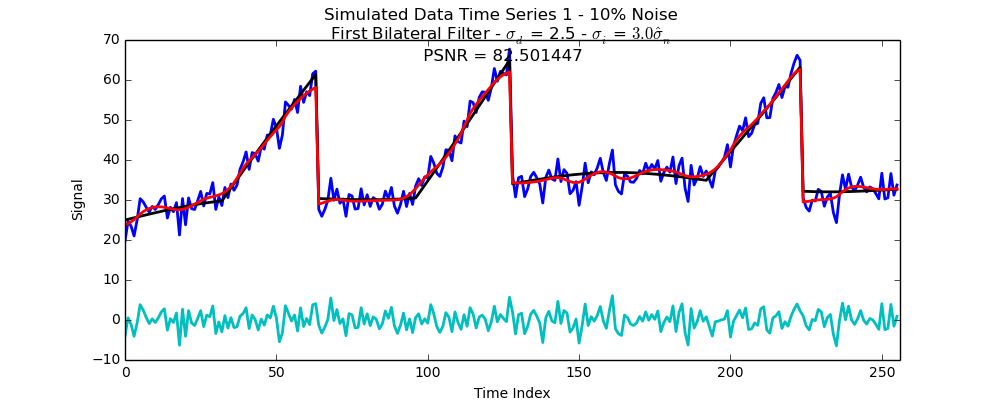

This figure's Python source:
import numpy as np
import random as rnd

# -------- Generate Synthetic Signal --------

def buildsignal(pernoise):

    DataLen = 256
    TrueData = np.zeros(DataLen)
    Data = np.zeros(DataLen)

    # ---- Set Parameters ----

    mu = 25.0
    amp1 = 10.0
    amp2 = 2.0
    per1 = 712.0
    per2 = 128.0
    jump = 12.0

    noisesig = (amp1 + amp2 + jump)*pernoise/100

    # ---- Build Signals ----

    for i in range(1*DataLen/8, 2*DataLen/8):
        TrueData[i] += i - 1*DataLen/8
        Data[i] += i - 1*DataLen/8

    for i in range(3*DataLen/8, 4*DataLen/8):
        TrueData[i] += i - 3*DataLen/8
        Data[i] += i - 3*DataLen/8

    for i in range(6*DataLen/8, 7*DataLen/8):
        TrueData[i] += i - 6*DataLen/8
        Data[i] += i - 6*DataLen/8

    for i in range(DataLen):
        TrueData[i] += mu + amp1*np.sin(i*2*np.pi/per1) + amp2*np.sin(i*2*np.pi/per2)
        Data[i] += mu + amp1*np.sin(i*2*np.pi/per1) + amp2*np.sin(i*2*np.pi/per2) + rnd.gauss(0, noisesig)

    return TrueData, Data


# -------- Bilateral Filter --------

# Define Gaussian Function

def gaussian(x, sigma):
    return 1/(np.sqrt(2*np.pi)*sigma)*np.exp(-np.power(x, 2.)/(2*np.power(sigma, 2.)))

# Define Variance Estimator

def varest(Data):
    DataLen = len(Data)

    varest = 0.0

    for i in range(1, DataLen - 1):
        varest += (0.5*Data[i - 1] - Data[i] + 0.5*Data[i + 1])**2.0

    varest *= 2.0/(3.0*(DataLen - 2))

    return varest


def BilateralFilter(Data, sigmadist, sigintfac):

    # ---- Set Up Gaussian Filter ----
    sigmaint = sigintfac*np.sqrt(varest(Data))

    DataLen = len(Data)

    # Build Gaussian Filter
    filtersize = 2*int(5*sigmadist) + 1
    filtersize = min(filtersize, DataLen - 1) # prevent overrun

    offset = (filtersize - 1)/2

    SpatialFilter = np.linspace( - offset, offset, filtersize)
    SpatialFilter = gaussian(SpatialFilter, sigmadist)
    SpatialFilter *= 1/np.sum(SpatialFilter) # Normalize


    # ---- Filter the Data ----

    # Set Up Output
    BilateralFilterData = np.zeros(DataLen)

    IntensityFilter = np.array([])

    # Left Hand Side
    for i in range(0, offset):
        # Update Intensity Filter
        IntensityFilter = Data[0 : i + offset + 1] - Data[i]
        IntensityFilter = gaussian(IntensityFilter, sigmaint)
        IntensityFilter = np.multiply(IntensityFilter, SpatialFilter[offset - i : filtersize])
        IntensityFilter *= 1/np.sum(IntensityFilter) # Normalize

        # Smooth Next Data Point
        BilateralFilterData[i] = np.dot(Data[0 : i + offset + 1], IntensityFilter)

    # Middle
    for i in range(offset, DataLen - offset):
        # Update Intensity Filter
        IntensityFilter = Data[i - offset : i + offset + 1] - Data[i]
        IntensityFilter = gaussian(IntensityFilter, sigmaint)
        IntensityFilter = np.multiply(IntensityFilter, SpatialFilter)
        IntensityFilter *= 1/np.sum(IntensityFilter) # Normalize

        # Smooth Next Data Point
        BilateralFilterData[i] = np.dot(Data[i - offset : i + offset + 1], IntensityFilter)

    # Right Hand Side
    for i in range(DataLen - offset, DataLen):
        # Update Intensity Filter
        IntensityFilter = Data[i - offset : DataLen] - Data[i]
        IntensityFilter = gaussian(IntensityFilter, sigmaint)
        IntensityFilter = np.multiply(IntensityFilter, SpatialFilter[0 : filtersize - (i - DataLen + offset) - 1])
        IntensityFilter *= 1/np.sum(IntensityFilter) # Normalize

        # Smooth Next Data Point
        BilateralFilterData[i] = np.dot(Data[i - offset : DataLen], IntensityFilter)

    return BilateralFilterData


# ---- Calculate PSNR ----

def psnr(SmoothedData, TrueData):
    mse = np.average((SmoothedData - TrueData)**2)
    psnr = 20*np.log(np.max(SmoothedData)) - 10*np.log(mse)

    return psnr


# ---- Plot Results ----

TrueData, Data = buildsignal(10)
SmoothedData1 = BilateralFilter(Data, 2.5, 3.0)
SmoothedData2 = BilateralFilter(SmoothedData1, 2.5, 3.0)
DataLen = len(Data)

while np.sum((SmoothedData1 - SmoothedData2)**2) > 0.01*np.sum(SmoothedData2**2):
    SmoothedData1 = BilateralFilter(SmoothedData2, 2.5, 3.0)
    SmoothedData2 = BilateralFilter(SmoothedData1, 2.5, 3.0)

# Plotting results
import matplotlib as matplotlib
import matplotlib.pyplot as plt

fig = plt.gcf()

psnrval = psnr(SmoothedData2, TrueData)

fig.suptitle('Simulated Data Time Series 1 - 10%% Noise \n First Bilateral Filter - $\sigma_d$ = 2.5 - $\sigma_i$ = $3.0 \hat{\sigma}_n$ \n PSNR = %f' %psnrval,  fontsize = 12)
fig.set_size_inches(10, 4)
matplotlib.rcParams.update({'font.size': 10})

plt.xlabel('Time Index')
plt.ylabel('Signal')

plt.plot(range(DataLen), Data, 'b', lw = 2)
plt.plot(range(DataLen), TrueData, 'k', lw = 2)
plt.plot(range(DataLen), SmoothedData2, 'r', lw = 2)
plt.plot(range(DataLen), Data - SmoothedData2, 'c', lw = 2)
plt.xlim(0, DataLen)

fig.savefig('ItrSameBilateralSignal3Best.png')
plt.show()
